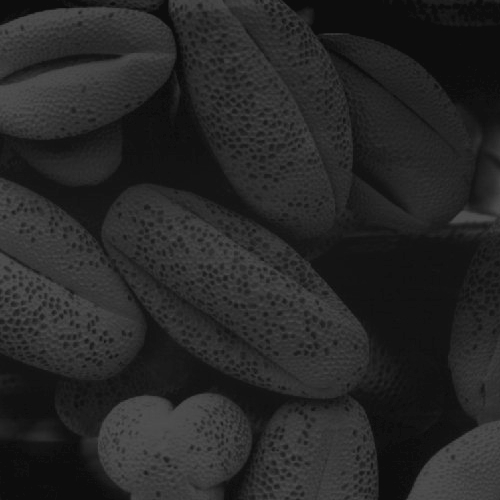
#> input picture images/images_chapter_03/Fig3.15(a)1top.jpg, 500 x 500 px
$ python 1.reverseImg.py
#> lines starting #> are read from the running program, lines starting #| are printed output that depends on the picture
import numpy as np
import matplotlib.pyplot as plt

img = plt.imread('images_chapter_03/Fig3.15(a)1top.jpg',0)
#> img is the input picture: shape (500, 500); min 12, max 83, mean 38.7
height = img.shape[0]
#> height = 500
width = img.shape[1]
#> width = 500
max_intensity = 255
s_img = np.zeros(img.shape,img.dtype)

for i in np.arange(height):
    for j in np.arange(width):
        s_img[i][j] = max_intensity - img[i][j]
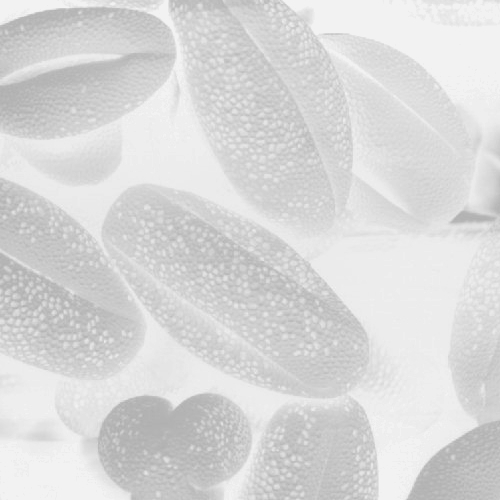
#> s_img: shape (500, 500); min 172, max 243, mean 216.3

images = [img,s_img]
titles = ['Original image','Reverse iamg']

for i in range(2):
    plt.subplot(1,2,i+1)
    plt.imshow(images[i],cmap = 'gray')
    plt.title(titles[i])
plt.show()
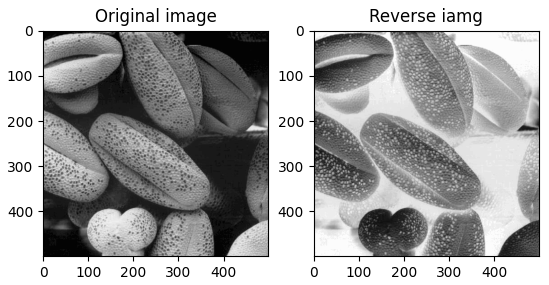
#> figure drawn by matplotlib, 2 panels
